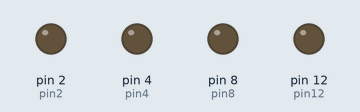
Recording of a sketch running on a simulated Arduino Uno, built with avr-gcc and run on an emulated ATmega328P. On the bench: output pins drawn as LEDs (lit = HIGH). What the sketch prints to the serial monitor is not drawn.

Above: at 20.0 s.
Timing chart, 0 to 40.0 s (numbered marks = the images above):
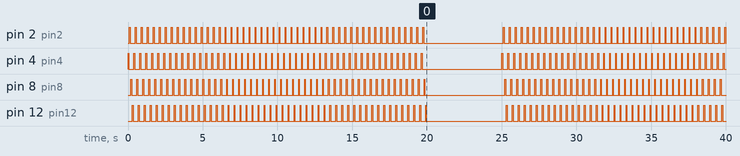

The sketch:

led_code_one.ino
```cpp
/*
Arduino Projects - by J4ckris

Materials:
  - 4 leds
  - 4 resistence
  - jumpers

*/


// Integer variables
int pin4 = 4;
int pin2 = 2;
int pin8 = 8;
int pin12 = 12;

float wait = 50.0; // Delay time, this is a float varible

int c = 0; // This will be a counter
int round_ = 0 ; // Round Counter

String stopc = "[!] Now you can reset me please :}";

void setup() {

  pinMode(pin4, OUTPUT);
  pinMode(pin2, OUTPUT);
  pinMode(pin8, OUTPUT);
  pinMode(pin12, OUTPUT);

  Serial.begin(9600);
}

void loop() {

  digitalWrite(pin4, HIGH);
  delay(wait);
  digitalWrite(pin4, LOW);
  delay(wait);
  digitalWrite(pin2, HIGH);
  delay(wait);
  digitalWrite(pin2, LOW);
  delay(wait);
  digitalWrite(pin8, HIGH);
  delay(wait);
  digitalWrite(pin8, LOW);
  delay(wait);
  digitalWrite(pin12, HIGH);
  delay(wait);
  digitalWrite(pin12, LOW);
  delay(wait);

  c++; // adds one

  // Serial Monitor prints
  Serial.print("[*] Round : ");
  Serial.print(c);
  Serial.println("");

  if (c == 50){

    round_++;

    Serial.println("[+] Round " );
    Serial.print(round_);
    Serial.print(" Finished");

    delay(5000);
  }

// Program will say you in serial monitor to restart
  while (c > 200){

    Serial.println(stopc);

  }
}
```

Measured:
- by itself, pin 2 (pin2), pin 4 (pin4): goes 49 × (HIGH 0.05 s, LOW 0.35 s), HIGH 0.05 s, LOW 5.4 s, 37 × (HIGH 0.05 s, LOW 0.35 s), HIGH 0.05 s, then LOW
- by itself, pin 8 (pin8), pin 12 (pin12): goes 49 × (HIGH 0.05 s, LOW 0.35 s), HIGH 0.05 s, LOW 5.4 s, 36 × (HIGH 0.05 s, LOW 0.35 s), HIGH 0.05 s, then LOW
